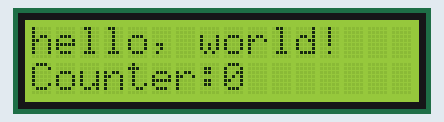
This program was run on a simulated ESP32. Shown: 16×2 character LCD.

Above: at 0.1 s.
At 4.2 s:
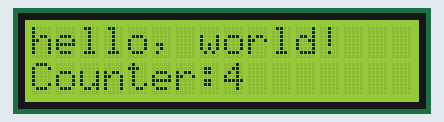
At 9.2 s:
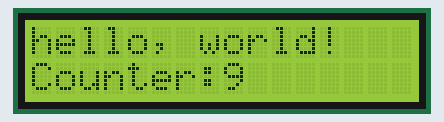
At 19.3 s:
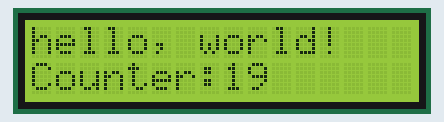
At 28.4 s:
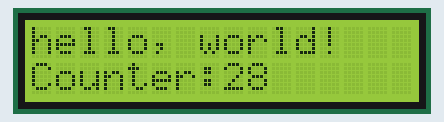
At 38.5 s:
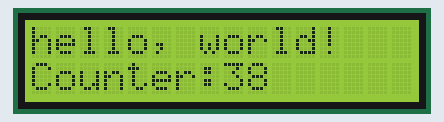

The program:

main.cpp
```cpp
/**********************************************************************
  Filename    : Drive LiquidCrystal I2C to display characters
  Description : I2C is used to control the display characters of LCD1602.
  Auther      : www.freenove.com
  Modification: 2024/06/19
**********************************************************************/
#include "arduino.h"              // include arduino.h
#include <LiquidCrystal_I2C.h>    // include LiquidCrysal_I2C.h
#include <Wire.h>                 // include Wire.h

#define SDA 13                    //Define SDA pin as pin 13
#define SCL 14                    //Define SCL pin as pin 14

LiquidCrystal_I2C lcd(0x27,16,2); // lcd i2c address 0x27, 16 cols, 2 rows
void setup() {
  Wire.begin(SDA, SCL);           // attach the IIC pin

  lcd.init();                     // LCD driver initialization
  lcd.backlight();                // Open the backlight
  lcd.setCursor(0,0);             // Move the cursor to row 0, column 0
  lcd.print("hello, world!");     // The print content is displayed on the LCD
}

void loop() {
  lcd.setCursor(0,1);             // Move the cursor to row 1, column 0
  lcd.print("Counter:");          // The count is displayed every second
  lcd.print(millis() / 1000);     // print scaled millis on LCD

  delay(1000);                    // delay for 1 second
}

bool i2CAddrTest(uint8_t addr)
{
  Wire.beginTransmission(addr);
  if (Wire.endTransmission() == 0)
  {
    return true;
  }
  return false;
}
```

Measured:
- what the display in image 1 shows lasts 1.0 s, from 4.1 s to 5.1 s
